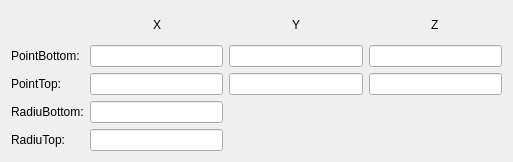
<?xml version="1.0" encoding="UTF-8"?>
<ui version="4.0">
 <class>Form</class>
 <widget class="QWidget" name="Form">
  <property name="geometry">
   <rect>
    <x>0</x>
    <y>0</y>
    <width>513</width>
    <height>162</height>
   </rect>
  </property>
  <property name="windowTitle">
   <string>Form</string>
  </property>
  <layout class="QGridLayout" name="gridLayout_2">
   <item row="1" column="0">
    <layout class="QGridLayout" name="gridLayout">
     <item row="0" column="9">
      <spacer name="horizontalSpacer_5">
       <property name="orientation">
        <enum>Qt::Horizontal</enum>
       </property>
       <property name="sizeHint" stdset="0">
        <size>
         <width>40</width>
         <height>20</height>
        </size>
       </property>
      </spacer>
     </item>
     <item row="0" column="8">
      <widget class="QLabel" name="label_z2">
       <property name="text">
        <string>Z</string>
       </property>
      </widget>
     </item>
     <item row="0" column="1">
      <spacer name="horizontalSpacer">
       <property name="orientation">
        <enum>Qt::Horizontal</enum>
       </property>
       <property name="sizeHint" stdset="0">
        <size>
         <width>40</width>
         <height>20</height>
        </size>
       </property>
      </spacer>
     </item>
     <item row="0" column="6">
      <spacer name="horizontalSpacer_4">
       <property name="orientation">
        <enum>Qt::Horizontal</enum>
       </property>
       <property name="sizeHint" stdset="0">
        <size>
         <width>40</width>
         <height>20</height>
        </size>
       </property>
      </spacer>
     </item>
     <item row="1" column="1" colspan="3">
      <widget class="QLineEdit" name="lineEdit_point1x"/>
     </item>
     <item row="1" column="0">
      <widget class="QLabel" name="label_4">
       <property name="text">
        <string>PointBottom:</string>
       </property>
      </widget>
     </item>
     <item row="0" column="5">
      <widget class="QLabel" name="label_y2">
       <property name="text">
        <string>Y</string>
       </property>
      </widget>
     </item>
     <item row="0" column="2">
      <widget class="QLabel" name="label_x2">
       <property name="text">
        <string>X</string>
       </property>
      </widget>
     </item>
     <item row="3" column="0">
      <widget class="QLabel" name="label_6">
       <property name="text">
        <string>RadiuBottom:</string>
       </property>
      </widget>
     </item>
     <item row="4" column="0">
      <widget class="QLabel" name="label_7">
       <property name="text">
        <string>RadiuTop:</string>
       </property>
      </widget>
     </item>
     <item row="2" column="0">
      <widget class="QLabel" name="label_5">
       <property name="text">
        <string>PointTop:</string>
       </property>
      </widget>
     </item>
     <item row="3" column="1" colspan="3">
      <widget class="QLineEdit" name="lineEdit_radiusBottom"/>
     </item>
     <item row="4" column="1" colspan="3">
      <widget class="QLineEdit" name="lineEdit_radiusTop"/>
     </item>
     <item row="2" column="1" colspan="3">
      <widget class="QLineEdit" name="lineEdit_point2x"/>
     </item>
     <item row="2" column="4" colspan="3">
      <widget class="QLineEdit" name="lineEdit_point2y"/>
     </item>
     <item row="1" column="4" colspan="3">
      <widget class="QLineEdit" name="lineEdit_point1y"/>
     </item>
     <item row="0" column="3">
      <spacer name="horizontalSpacer_2">
       <property name="orientation">
        <enum>Qt::Horizontal</enum>
       </property>
       <property name="sizeHint" stdset="0">
        <size>
         <width>40</width>
         <height>20</height>
        </size>
       </property>
      </spacer>
     </item>
     <item row="0" column="4">
      <spacer name="horizontalSpacer_3">
       <property name="orientation">
        <enum>Qt::Horizontal</enum>
       </property>
       <property name="sizeHint" stdset="0">
        <size>
         <width>40</width>
         <height>20</height>
        </size>
       </property>
      </spacer>
     </item>
     <item row="0" column="7">
      <spacer name="horizontalSpacer_6">
       <property name="orientation">
        <enum>Qt::Horizontal</enum>
       </property>
       <property name="sizeHint" stdset="0">
        <size>
         <width>40</width>
         <height>20</height>
        </size>
       </property>
      </spacer>
     </item>
     <item row="1" column="7" colspan="3">
      <widget class="QLineEdit" name="lineEdit_point1z"/>
     </item>
     <item row="2" column="7" colspan="3">
      <widget class="QLineEdit" name="lineEdit_point2z"/>
     </item>
    </layout>
   </item>
  </layout>
 </widget>
 <tabstops>
  <tabstop>lineEdit_point1x</tabstop>
  <tabstop>lineEdit_point1y</tabstop>
  <tabstop>lineEdit_point1z</tabstop>
  <tabstop>lineEdit_point2x</tabstop>
  <tabstop>lineEdit_point2y</tabstop>
  <tabstop>lineEdit_point2z</tabstop>
  <tabstop>lineEdit_radiusBottom</tabstop>
  <tabstop>lineEdit_radiusTop</tabstop>
 </tabstops>
 <resources/>
 <connections/>
</ui>
